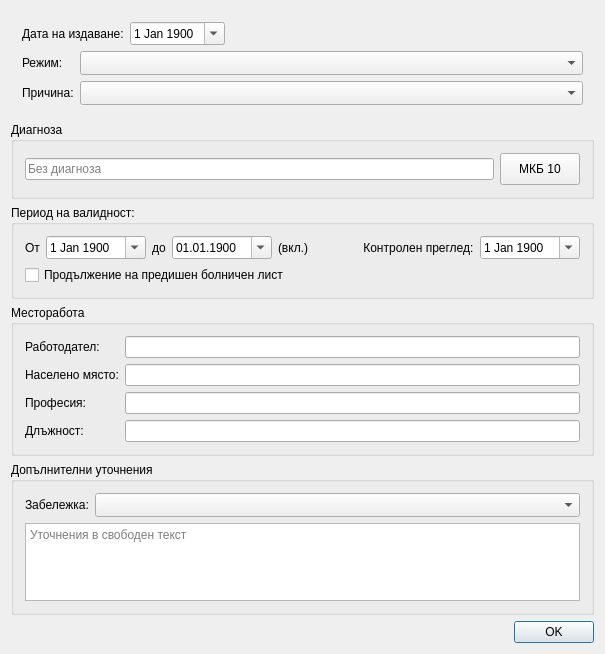
<?xml version="1.0" encoding="UTF-8"?>
<ui version="4.0">
 <class>SickLeaveDialogClass</class>
 <widget class="QDialog" name="SickLeaveDialogClass">
  <property name="geometry">
   <rect>
    <x>0</x>
    <y>0</y>
    <width>605</width>
    <height>654</height>
   </rect>
  </property>
  <property name="windowTitle">
   <string>SickLeaveDialog</string>
  </property>
  <layout class="QVBoxLayout" name="verticalLayout_3">
   <item>
    <widget class="QFrame" name="frame">
     <property name="frameShape">
      <enum>QFrame::Shape::NoFrame</enum>
     </property>
     <property name="frameShadow">
      <enum>QFrame::Shadow::Plain</enum>
     </property>
     <layout class="QVBoxLayout" name="verticalLayout_4">
      <item>
       <layout class="QHBoxLayout" name="horizontalLayout_2">
        <item>
         <widget class="QLabel" name="label">
          <property name="text">
           <string>Дата на издаване:</string>
          </property>
         </widget>
        </item>
        <item>
         <widget class="DateEdit" name="date">
          <property name="buttonSymbols">
           <enum>QAbstractSpinBox::ButtonSymbols::UpDownArrows</enum>
          </property>
          <property name="showGroupSeparator" stdset="0">
           <bool>false</bool>
          </property>
          <property name="maximumDateTime">
           <datetime>
            <hour>3</hour>
            <minute>59</minute>
            <second>59</second>
            <year>9999</year>
            <month>12</month>
            <day>24</day>
           </datetime>
          </property>
          <property name="minimumDate">
           <date>
            <year>1900</year>
            <month>1</month>
            <day>1</day>
           </date>
          </property>
          <property name="calendarPopup">
           <bool>true</bool>
          </property>
          <property name="date">
           <date>
            <year>1900</year>
            <month>1</month>
            <day>1</day>
           </date>
          </property>
         </widget>
        </item>
        <item>
         <spacer name="horizontalSpacer_2">
          <property name="orientation">
           <enum>Qt::Orientation::Horizontal</enum>
          </property>
          <property name="sizeHint" stdset="0">
           <size>
            <width>40</width>
            <height>20</height>
           </size>
          </property>
         </spacer>
        </item>
       </layout>
      </item>
      <item>
       <layout class="QHBoxLayout" name="horizontalLayout_4">
        <item>
         <layout class="QVBoxLayout" name="verticalLayout">
          <item>
           <widget class="QLabel" name="label_3">
            <property name="text">
             <string>Режим:</string>
            </property>
           </widget>
          </item>
          <item>
           <widget class="QLabel" name="label_4">
            <property name="text">
             <string>Причина:</string>
            </property>
           </widget>
          </item>
         </layout>
        </item>
        <item>
         <layout class="QVBoxLayout" name="verticalLayout_2">
          <item>
           <widget class="QComboBox" name="regimeCombo">
            <property name="sizePolicy">
             <sizepolicy hsizetype="Expanding" vsizetype="Fixed">
              <horstretch>0</horstretch>
              <verstretch>0</verstretch>
             </sizepolicy>
            </property>
            <property name="sizeAdjustPolicy">
             <enum>QComboBox::SizeAdjustPolicy::AdjustToMinimumContentsLengthWithIcon</enum>
            </property>
           </widget>
          </item>
          <item>
           <widget class="QComboBox" name="reasonCombo">
            <property name="sizePolicy">
             <sizepolicy hsizetype="Expanding" vsizetype="Fixed">
              <horstretch>0</horstretch>
              <verstretch>0</verstretch>
             </sizepolicy>
            </property>
            <property name="sizeAdjustPolicy">
             <enum>QComboBox::SizeAdjustPolicy::AdjustToMinimumContentsLengthWithIcon</enum>
            </property>
           </widget>
          </item>
         </layout>
        </item>
       </layout>
      </item>
     </layout>
    </widget>
   </item>
   <item>
    <widget class="QGroupBox" name="diagnosisGroup">
     <property name="minimumSize">
      <size>
       <width>0</width>
       <height>0</height>
      </size>
     </property>
     <property name="title">
      <string>Диагноза</string>
     </property>
     <layout class="QVBoxLayout" name="verticalLayout_6">
      <item>
       <layout class="QHBoxLayout" name="horizontalLayout_8">
        <property name="bottomMargin">
         <number>0</number>
        </property>
        <item>
         <widget class="AutoCompleteLineEdit" name="icdEdit">
          <property name="text">
           <string/>
          </property>
          <property name="placeholderText">
           <string>Без диагноза</string>
          </property>
         </widget>
        </item>
        <item>
         <widget class="QPushButton" name="icdButton">
          <property name="minimumSize">
           <size>
            <width>0</width>
            <height>32</height>
           </size>
          </property>
          <property name="text">
           <string>МКБ 10</string>
          </property>
         </widget>
        </item>
       </layout>
      </item>
     </layout>
    </widget>
   </item>
   <item>
    <widget class="QGroupBox" name="groupBox">
     <property name="title">
      <string>Период на валидност:</string>
     </property>
     <layout class="QVBoxLayout" name="verticalLayout_7">
      <item>
       <layout class="QHBoxLayout" name="horizontalLayout">
        <item>
         <widget class="QLabel" name="label_8">
          <property name="text">
           <string>От</string>
          </property>
         </widget>
        </item>
        <item>
         <widget class="DateEdit" name="fromDateEdit">
          <property name="minimumSize">
           <size>
            <width>100</width>
            <height>0</height>
           </size>
          </property>
          <property name="buttonSymbols">
           <enum>QAbstractSpinBox::ButtonSymbols::NoButtons</enum>
          </property>
          <property name="showGroupSeparator" stdset="0">
           <bool>false</bool>
          </property>
          <property name="maximumDateTime">
           <datetime>
            <hour>23</hour>
            <minute>59</minute>
            <second>59</second>
            <year>9999</year>
            <month>12</month>
            <day>26</day>
           </datetime>
          </property>
          <property name="minimumDate">
           <date>
            <year>1900</year>
            <month>1</month>
            <day>1</day>
           </date>
          </property>
          <property name="calendarPopup">
           <bool>true</bool>
          </property>
          <property name="date">
           <date>
            <year>1900</year>
            <month>1</month>
            <day>1</day>
           </date>
          </property>
         </widget>
        </item>
        <item>
         <widget class="QLabel" name="label_9">
          <property name="text">
           <string>до</string>
          </property>
         </widget>
        </item>
        <item>
         <widget class="DateEdit" name="toDateEdit">
          <property name="minimumSize">
           <size>
            <width>100</width>
            <height>0</height>
           </size>
          </property>
          <property name="buttonSymbols">
           <enum>QAbstractSpinBox::ButtonSymbols::NoButtons</enum>
          </property>
          <property name="showGroupSeparator" stdset="0">
           <bool>false</bool>
          </property>
          <property name="maximumDateTime">
           <datetime>
            <hour>23</hour>
            <minute>59</minute>
            <second>59</second>
            <year>9999</year>
            <month>12</month>
            <day>26</day>
           </datetime>
          </property>
          <property name="minimumDate">
           <date>
            <year>1900</year>
            <month>1</month>
            <day>1</day>
           </date>
          </property>
          <property name="displayFormat">
           <string>dd.MM.yyyy</string>
          </property>
          <property name="calendarPopup">
           <bool>true</bool>
          </property>
          <property name="date">
           <date>
            <year>1900</year>
            <month>1</month>
            <day>1</day>
           </date>
          </property>
         </widget>
        </item>
        <item>
         <widget class="QLabel" name="label_10">
          <property name="sizePolicy">
           <sizepolicy hsizetype="Expanding" vsizetype="Preferred">
            <horstretch>0</horstretch>
            <verstretch>0</verstretch>
           </sizepolicy>
          </property>
          <property name="text">
           <string>(вкл.)</string>
          </property>
         </widget>
        </item>
        <item>
         <widget class="QLabel" name="label_12">
          <property name="text">
           <string> Контролен преглед:</string>
          </property>
         </widget>
        </item>
        <item>
         <widget class="DateEdit" name="checkupDate">
          <property name="minimumSize">
           <size>
            <width>100</width>
            <height>0</height>
           </size>
          </property>
          <property name="buttonSymbols">
           <enum>QAbstractSpinBox::ButtonSymbols::NoButtons</enum>
          </property>
          <property name="showGroupSeparator" stdset="0">
           <bool>false</bool>
          </property>
          <property name="maximumDateTime">
           <datetime>
            <hour>21</hour>
            <minute>59</minute>
            <second>59</second>
            <year>9999</year>
            <month>12</month>
            <day>26</day>
           </datetime>
          </property>
          <property name="minimumDate">
           <date>
            <year>1900</year>
            <month>1</month>
            <day>1</day>
           </date>
          </property>
          <property name="calendarPopup">
           <bool>true</bool>
          </property>
          <property name="date">
           <date>
            <year>1900</year>
            <month>1</month>
            <day>1</day>
           </date>
          </property>
         </widget>
        </item>
       </layout>
      </item>
      <item>
       <layout class="QHBoxLayout" name="horizontalLayout_7">
        <item>
         <widget class="QCheckBox" name="continuationCheck">
          <property name="text">
           <string>Продължение на предишен болничен лист</string>
          </property>
         </widget>
        </item>
        <item>
         <spacer name="horizontalSpacer">
          <property name="orientation">
           <enum>Qt::Orientation::Horizontal</enum>
          </property>
          <property name="sizeHint" stdset="0">
           <size>
            <width>40</width>
            <height>20</height>
           </size>
          </property>
         </spacer>
        </item>
       </layout>
      </item>
     </layout>
    </widget>
   </item>
   <item>
    <widget class="QGroupBox" name="groupBox_2">
     <property name="title">
      <string>Месторабота</string>
     </property>
     <layout class="QHBoxLayout" name="horizontalLayout_5">
      <item>
       <layout class="QVBoxLayout" name="verticalLayout_8">
        <item>
         <widget class="QLabel" name="label_2">
          <property name="text">
           <string>Работодател:</string>
          </property>
         </widget>
        </item>
        <item>
         <widget class="QLabel" name="label_6">
          <property name="text">
           <string>Населено място:</string>
          </property>
         </widget>
        </item>
        <item>
         <widget class="QLabel" name="label_7">
          <property name="text">
           <string>Професия:</string>
          </property>
         </widget>
        </item>
        <item>
         <widget class="QLabel" name="label_11">
          <property name="text">
           <string>Длъжност:</string>
          </property>
         </widget>
        </item>
       </layout>
      </item>
      <item>
       <layout class="QVBoxLayout" name="verticalLayout_9">
        <item>
         <widget class="LineEdit" name="empolyerEdit">
          <property name="sizePolicy">
           <sizepolicy hsizetype="Expanding" vsizetype="Fixed">
            <horstretch>0</horstretch>
            <verstretch>0</verstretch>
           </sizepolicy>
          </property>
          <property name="maxLength">
           <number>50</number>
          </property>
         </widget>
        </item>
        <item>
         <widget class="AutoCompleteLineEdit" name="cityLineEdit">
          <property name="sizePolicy">
           <sizepolicy hsizetype="Expanding" vsizetype="Fixed">
            <horstretch>0</horstretch>
            <verstretch>0</verstretch>
           </sizepolicy>
          </property>
          <property name="text">
           <string/>
          </property>
          <property name="maxLength">
           <number>68</number>
          </property>
         </widget>
        </item>
        <item>
         <widget class="LineEdit" name="professionEdit">
          <property name="sizePolicy">
           <sizepolicy hsizetype="Expanding" vsizetype="Fixed">
            <horstretch>0</horstretch>
            <verstretch>0</verstretch>
           </sizepolicy>
          </property>
          <property name="maxLength">
           <number>50</number>
          </property>
         </widget>
        </item>
        <item>
         <widget class="LineEdit" name="positionEdit">
          <property name="sizePolicy">
           <sizepolicy hsizetype="Expanding" vsizetype="Fixed">
            <horstretch>0</horstretch>
            <verstretch>0</verstretch>
           </sizepolicy>
          </property>
          <property name="maxLength">
           <number>50</number>
          </property>
         </widget>
        </item>
       </layout>
      </item>
     </layout>
    </widget>
   </item>
   <item>
    <widget class="QGroupBox" name="groupBox_2">
     <property name="title">
      <string>Допълнителни уточнения</string>
     </property>
     <layout class="QVBoxLayout" name="verticalLayout_5">
      <item>
       <layout class="QHBoxLayout" name="horizontalLayout_3">
        <item>
         <widget class="QLabel" name="label_5">
          <property name="text">
           <string>Забележка:</string>
          </property>
         </widget>
        </item>
        <item>
         <widget class="QComboBox" name="noteCombo">
          <property name="sizePolicy">
           <sizepolicy hsizetype="Expanding" vsizetype="Fixed">
            <horstretch>0</horstretch>
            <verstretch>0</verstretch>
           </sizepolicy>
          </property>
          <property name="sizeAdjustPolicy">
           <enum>QComboBox::SizeAdjustPolicy::AdjustToMinimumContentsLengthWithIcon</enum>
          </property>
         </widget>
        </item>
       </layout>
      </item>
      <item>
       <widget class="QPlainTextEdit" name="notesEdit">
        <property name="placeholderText">
         <string>Уточнения в свободен текст</string>
        </property>
       </widget>
      </item>
     </layout>
    </widget>
   </item>
   <item>
    <layout class="QHBoxLayout" name="horizontalLayout_6">
     <item>
      <widget class="QLabel" name="errorLabel">
       <property name="styleSheet">
        <string notr="true">color: red</string>
       </property>
       <property name="text">
        <string/>
       </property>
      </widget>
     </item>
     <item>
      <spacer name="horizontalSpacer_5">
       <property name="orientation">
        <enum>Qt::Orientation::Horizontal</enum>
       </property>
       <property name="sizeHint" stdset="0">
        <size>
         <width>40</width>
         <height>20</height>
        </size>
       </property>
      </spacer>
     </item>
     <item>
      <widget class="QPushButton" name="okButton">
       <property name="text">
        <string>OK</string>
       </property>
       <property name="default">
        <bool>true</bool>
       </property>
      </widget>
     </item>
    </layout>
   </item>
  </layout>
 </widget>
 <layoutdefault spacing="6" margin="11"/>
 <customwidgets>
  <customwidget>
   <class>AutoCompleteLineEdit</class>
   <extends>QLineEdit</extends>
   <header>View/uiComponents/AutoCompleteLineEdit.h</header>
  </customwidget>
  <customwidget>
   <class>DateEdit</class>
   <extends>QDateEdit</extends>
   <header>View/uiComponents/DateEdit.h</header>
  </customwidget>
  <customwidget>
   <class>LineEdit</class>
   <extends>QLineEdit</extends>
   <header>View/uiComponents/LineEdit.h</header>
  </customwidget>
 </customwidgets>
 <resources/>
 <connections/>
</ui>
